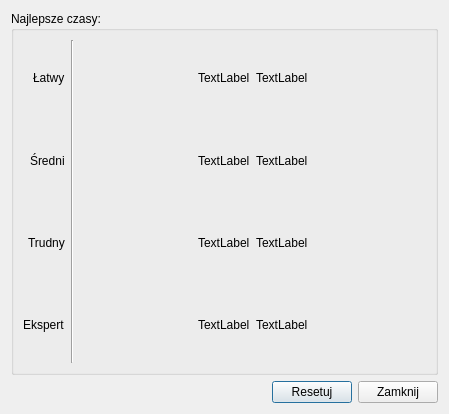
<?xml version="1.0" encoding="UTF-8"?>
<ui version="4.0">
 <class>LeaderDialog</class>
 <widget class="QDialog" name="LeaderDialog">
  <property name="geometry">
   <rect>
    <x>0</x>
    <y>0</y>
    <width>449</width>
    <height>414</height>
   </rect>
  </property>
  <property name="windowTitle">
   <string>Rankingi</string>
  </property>
  <layout class="QVBoxLayout" name="verticalLayout_5">
   <item>
    <widget class="QGroupBox" name="groupBox">
     <property name="title">
      <string>Najlepsze czasy:</string>
     </property>
     <layout class="QHBoxLayout" name="horizontalLayout_2">
      <item>
       <layout class="QVBoxLayout" name="verticalLayout">
        <item alignment="Qt::AlignRight">
         <widget class="QLabel" name="label_difficulty1_text">
          <property name="text">
           <string>Łatwy</string>
          </property>
         </widget>
        </item>
        <item alignment="Qt::AlignRight">
         <widget class="QLabel" name="label_difficulty2_text">
          <property name="text">
           <string>Średni</string>
          </property>
         </widget>
        </item>
        <item alignment="Qt::AlignRight">
         <widget class="QLabel" name="label_difficulty3_text">
          <property name="text">
           <string>Trudny</string>
          </property>
         </widget>
        </item>
        <item alignment="Qt::AlignRight">
         <widget class="QLabel" name="label_difficulty4_text">
          <property name="text">
           <string>Ekspert</string>
          </property>
         </widget>
        </item>
       </layout>
      </item>
      <item>
       <widget class="Line" name="line">
        <property name="orientation">
         <enum>Qt::Vertical</enum>
        </property>
       </widget>
      </item>
      <item>
       <spacer name="horizontalSpacer_2">
        <property name="orientation">
         <enum>Qt::Horizontal</enum>
        </property>
        <property name="sizeHint" stdset="0">
         <size>
          <width>40</width>
          <height>20</height>
         </size>
        </property>
       </spacer>
      </item>
      <item>
       <layout class="QVBoxLayout" name="verticalLayout_3">
        <item alignment="Qt::AlignRight">
         <widget class="QLabel" name="label_nick1">
          <property name="text">
           <string>TextLabel</string>
          </property>
         </widget>
        </item>
        <item alignment="Qt::AlignRight">
         <widget class="QLabel" name="label_nick2">
          <property name="text">
           <string>TextLabel</string>
          </property>
         </widget>
        </item>
        <item alignment="Qt::AlignRight">
         <widget class="QLabel" name="label_nick3">
          <property name="text">
           <string>TextLabel</string>
          </property>
         </widget>
        </item>
        <item alignment="Qt::AlignRight">
         <widget class="QLabel" name="label_nick4">
          <property name="text">
           <string>TextLabel</string>
          </property>
         </widget>
        </item>
       </layout>
      </item>
      <item>
       <layout class="QVBoxLayout" name="verticalLayout_4">
        <item>
         <widget class="QLabel" name="label_time1">
          <property name="text">
           <string>TextLabel</string>
          </property>
         </widget>
        </item>
        <item>
         <widget class="QLabel" name="label_time2">
          <property name="text">
           <string>TextLabel</string>
          </property>
         </widget>
        </item>
        <item>
         <widget class="QLabel" name="label_time3">
          <property name="text">
           <string>TextLabel</string>
          </property>
         </widget>
        </item>
        <item>
         <widget class="QLabel" name="label_time4">
          <property name="text">
           <string>TextLabel</string>
          </property>
         </widget>
        </item>
       </layout>
      </item>
      <item>
       <spacer name="horizontalSpacer_3">
        <property name="orientation">
         <enum>Qt::Horizontal</enum>
        </property>
        <property name="sizeHint" stdset="0">
         <size>
          <width>40</width>
          <height>20</height>
         </size>
        </property>
       </spacer>
      </item>
     </layout>
     <zorder></zorder>
     <zorder>line</zorder>
     <zorder>horizontalSpacer_2</zorder>
     <zorder>horizontalSpacer_3</zorder>
    </widget>
   </item>
   <item>
    <layout class="QHBoxLayout" name="horizontalLayout">
     <item>
      <spacer name="horizontalSpacer">
       <property name="orientation">
        <enum>Qt::Horizontal</enum>
       </property>
       <property name="sizeHint" stdset="0">
        <size>
         <width>40</width>
         <height>20</height>
        </size>
       </property>
      </spacer>
     </item>
     <item>
      <widget class="QPushButton" name="pushButton_reset">
       <property name="text">
        <string>Resetuj</string>
       </property>
      </widget>
     </item>
     <item>
      <widget class="QPushButton" name="pushButton_close">
       <property name="text">
        <string>Zamknij</string>
       </property>
      </widget>
     </item>
    </layout>
   </item>
  </layout>
 </widget>
 <resources/>
 <connections/>
</ui>
